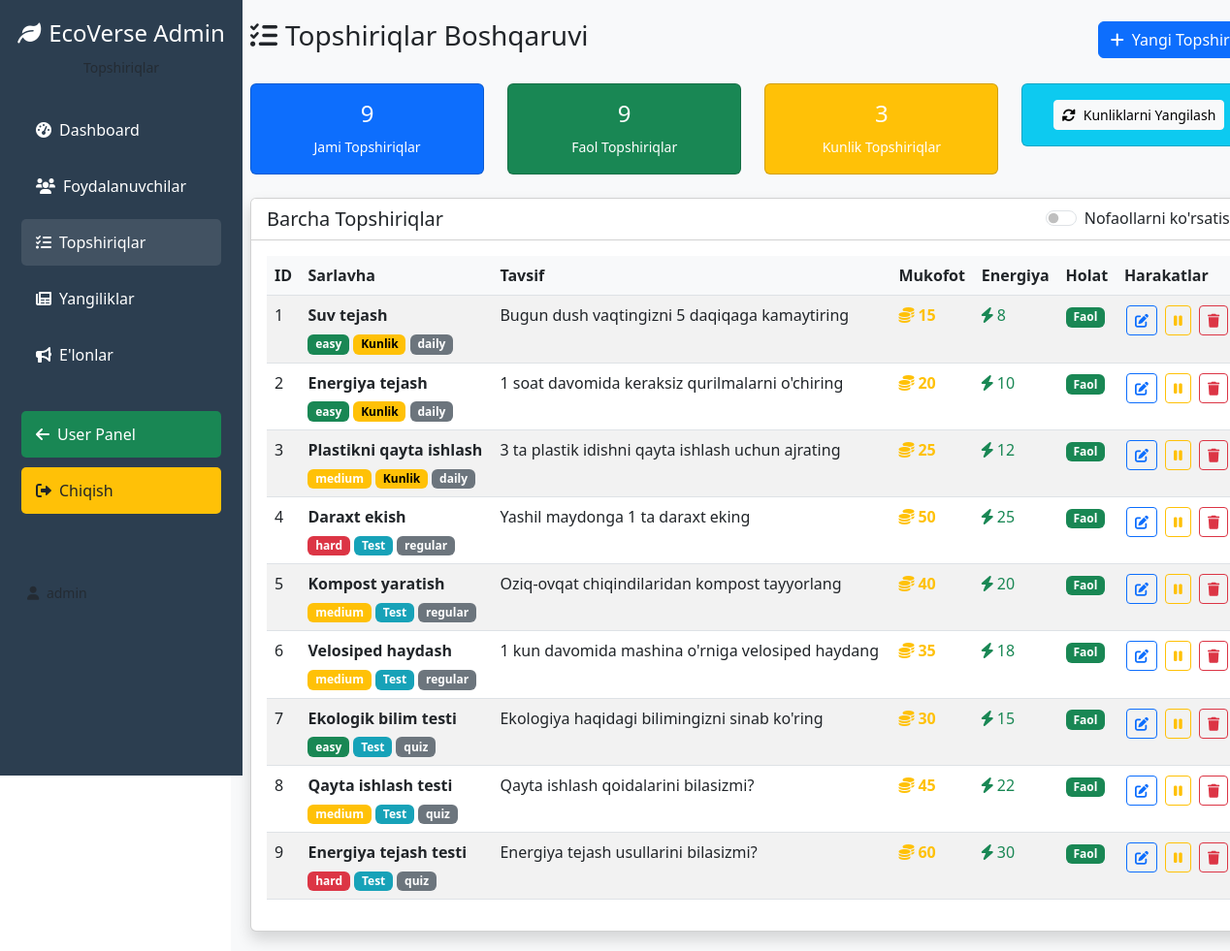
The app's page /admin/tasks (signed in) with its own data.
### app.py (models this page shows)
class Task(db.Model):
    id = db.Column(db.Integer, primary_key=True)
    title = db.Column(db.String(100), nullable=False)
    description = db.Column(db.Text, nullable=False)
    reward_coins = db.Column(db.Integer, default=10)
    energy_cost = db.Column(db.Integer, default=10)
    difficulty = db.Column(db.String(20), default='easy')
    quiz_required = db.Column(db.Boolean, default=True)
    is_active = db.Column(db.Boolean, default=True)
    created_at = db.Column(db.DateTime, default=datetime.utcnow)
    updated_at = db.Column(db.DateTime, default=datetime.utcnow, onupdate=datetime.utcnow)
    daily_reset = db.Column(db.Boolean, default=False)
    task_type = db.Column(db.String(20), default='regular')
    category = db.Column(db.String(50), default='eco')

### app.py (the view)
@app.route('/admin/tasks')
@login_required
def admin_tasks():
    if not current_user.is_admin:
        flash('Sizga admin huquqi berilmagan!', 'error')
        return redirect(url_for('dashboard'))
    tasks = Task.query.all()
    return render_template('admin_tasks.html', user=current_user, tasks=tasks)

### app.py (called while the page is built)
@login_manager.user_loader
def load_user(user_id):
    return db.session.get(User, int(user_id))

### templates/admin_tasks.html (shortened to what this page needs)
<!DOCTYPE html>
<html lang="uz">
<head>
    <link href="https://cdn.jsdelivr.net/npm/bootstrap@5.3.0/dist/css/bootstrap.min.css" rel="stylesheet">
    <link rel="stylesheet" href="https://cdnjs.cloudflare.com/ajax/libs/font-awesome/6.0.0/css/all.min.css">
</head>
<body>
    <div class="container-fluid p-0">
        <div class="row">
            <div class="col-md-3 col-lg-2 admin-sidebar">
                <div class="sidebar-sticky">
                    <div class="text-center mb-4">
                        <h4><i class="fas fa-leaf me-2"></i>EcoVerse Admin</h4>
                        <small class="text-muted">Topshiriqlar</small>
                    </div>
                    <ul class="nav flex-column">
                        <li class="nav-item">
                            <a class="nav-link" href="{{ url_for('admin_dashboard') }}">
                                <i class="fas fa-tachometer-alt me-2"></i>Dashboard
                            </a>
                        </li>
                        <li class="nav-item">
                            <a class="nav-link" href="{{ url_for('admin_users') }}">
                                <i class="fas fa-users me-2"></i>Foydalanuvchilar
                            </a>
                        </li>
                        <li class="nav-item">
                            <a class="nav-link active" href="{{ url_for('admin_tasks') }}">
                                <i class="fas fa-tasks me-2"></i>Topshiriqlar
                            </a>
                        </li>
                        <li class="nav-item">
                            <a class="nav-link" href="{{ url_for('admin_news') }}">
                                <i class="fas fa-newspaper me-2"></i>Yangiliklar
                            </a>
                        </li>
                        <li class="nav-item">
                            <a class="nav-link" href="{{ url_for('admin_announcements') }}">
                                <i class="fas fa-bullhorn me-2"></i>E'lonlar
                            </a>
                        </li>
                        <li class="nav-item mt-4">
                            <a class="nav-link bg-success" href="{{ url_for('dashboard') }}">
                                <i class="fas fa-arrow-left me-2"></i>User Panel
                            </a>
                        </li>
                        <li class="nav-item">
                            <a class="nav-link bg-warning text-dark" href="{{ url_for('logout') }}">
                                <i class="fas fa-sign-out-alt me-2"></i>Chiqish
                            </a>
                        </li>
                    </ul>
                    <div class="mt-5 p-3">
                        <small class="text-muted">
                            <i class="fas fa-user me-1"></i>
                        </small>
                    </div>
                </div>
            </div>
            <div class="col-md-9 col-lg-10 admin-main">
                <div class="d-flex justify-content-between align-items-center mb-4">
                    <h1 class="h3 text-gray-800">
                        <i class="fas fa-tasks me-2"></i>Topshiriqlar Boshqaruvi
                    </h1>
                    <div class="text-end">
                        <button class="btn btn-primary" data-bs-toggle="modal" data-bs-target="#addTaskModal">
                            <i class="fas fa-plus me-2"></i>Yangi Topshiriq
                        </button>
                    </div>
                </div>
                <div class="row mb-4">
                    <div class="col-md-3">
                        <div class="card bg-primary text-white">
                            <div class="card-body text-center">
                                <h4>{{ tasks|length }}</h4>
                                <small>Jami Topshiriqlar</small>
                            </div>
                        </div>
                    </div>
                    <div class="col-md-3">
                        <div class="card bg-success text-white">
                            <div class="card-body text-center">
                                <h4>{{ tasks|selectattr('is_active')|list|length }}</h4>
                                <small>Faol Topshiriqlar</small>
                            </div>
                        </div>
                    </div>
                    <div class="col-md-3">
                        <div class="card bg-warning text-white">
                            <div class="card-body text-center">
                                <h4>{{ tasks|selectattr('daily_reset')|list|length }}</h4>
                                <small>Kunlik Topshiriqlar</small>
                            </div>
                        </div>
                    </div>
                    <div class="col-md-3">
                        <div class="card bg-info text-white">
                            <div class="card-body text-center">
                                <button class="btn btn-light btn-sm" onclick="generateDailyTasks()">
                                    <i class="fas fa-sync-alt me-2"></i>Kunliklarni Yangilash
                                </button>
                            </div>
                        </div>
                    </div>
                </div>
                <div class="card shadow">
                    <div class="card-header bg-white d-flex justify-content-between align-items-center">
                        <h5 class="mb-0">Barcha Topshiriqlar</h5>
                        <div class="form-check form-switch">
                            <input class="form-check-input" type="checkbox" id="showInactive" onchange="filterTasks()">
                            <label class="form-check-label" for="showInactive">Nofaollarni ko'rsatish</label>
                        </div>
                    </div>
                    <div class="card-body">
                        <div class="table-responsive">
                            <table class="table table-striped table-hover" id="tasksTable">
                                <thead>
                                    <tr>
                                        <th>ID</th>
                                        <th>Sarlavha</th>
                                        <th>Tavsif</th>
                                        <th>Mukofot</th>
                                        <th>Energiya</th>
                                        <th>Holat</th>
                                        <th>Harakatlar</th>
                                    </tr>
                                </thead>
                                <tbody>
                                    {% for task in tasks %}
                                    <tr class="{% if not task.is_active %}table-secondary{% endif %}" data-task-id="{{ task.id }}">
                                        <td>{{ task.id }}</td>
                                        <td>
                                            <strong>{{ task.title }}</strong>
                                            <div class="task-badges mt-1">
                                                <span class="badge bg-{% if task.difficulty == 'easy' %}success{% elif task.difficulty == 'medium' %}warning{% else %}danger{% endif %}">
                                                    {{ task.difficulty }}
                                                </span>
                                                {% if task.daily_reset %}
                                                <span class="badge badge-daily">Kunlik</span>
                                                {% endif %}
                                                {% if task.quiz_required %}
                                                <span class="badge badge-quiz">Test</span>
                                                {% endif %}
                                                <span class="badge bg-secondary">{{ task.task_type }}</span>
                                            </div>
                                        </td>
                                        <td>{{ task.description[:80] }}{% if task.description|length > 80 %}...{% endif %}</td>
                                        <td>
                                            <span class="text-warning fw-bold">
                                                <i class="fas fa-coins me-1"></i>{{ task.reward_coins }}
                                            </span>
                                        </td>
                                        <td>
                                            <span class="text-success">
                                                <i class="fas fa-bolt me-1"></i>{{ task.energy_cost }}
                                            </span>
                                        </td>
                                        <td>
                                            {% if task.is_active %}
                                            <span class="badge bg-success">Faol</span>
                                            {% else %}
                                            <span class="badge bg-secondary">Nofaol</span>
                                            {% endif %}
                                        </td>
                                        <td>
                                            <div class="task-actions">
                                                <button class="btn btn-sm btn-outline-primary"
                                                        onclick="editTask({{ task.id }})"
                                                        data-bs-toggle="tooltip" title="Tahrirlash">
                                                    <i class="fas fa-edit"></i>
                                                </button>
                                                <button class="btn btn-sm btn-outline-{% if task.is_active %}warning{% else %}success{% endif %}"
                                                        onclick="toggleTask({{ task.id }})"
                                                        data-bs-toggle="tooltip" title="{% if task.is_active %}Nofaollashtirish{% else %}Faollashtirish{% endif %}">
                                                    <i class="fas fa-{% if task.is_active %}pause{% else %}play{% endif %}"></i>
                                                </button>
                                                <button class="btn btn-sm btn-outline-danger"
                                                        onclick="deleteTask({{ task.id }})"
                                                        data-bs-toggle="tooltip" title="O'chirish">
                                                    <i class="fas fa-trash"></i>
                                                </button>
                                            </div>
                                        </td>
                                    </tr>
                                    {% endfor %}
                                </tbody>
                            </table>
                        </div>
                    </div>
                </div>
            </div>
        </div>
    </div>
</body>
</html>

### templates/admin_tasks.html (style rules this page uses)
.admin-sidebar { background: #2c3e50; color: white; min-height: 100vh; position: fixed; width: 250px; left: 0; top: 0; z-index: 1000; }
.admin-main { margin-left: 250px; padding: 20px; min-height: 100vh; background: #f8f9fa; }
.nav-link { color: white; padding: 12px 15px; border-radius: 5px; margin: 5px 10px; transition: all 0.3s ease; }
.nav-link:hover, .nav-link.active { background: rgba(255,255,255,0.1); color: white; }
.sidebar-sticky { position: sticky; top: 0; height: 100vh; padding-top: 20px; overflow-y: auto; }
.table th { background: #f8f9fa; }
.task-actions .btn { margin: 2px; }
.badge-daily { background: #ffc107; color: black; }
.badge-quiz { background: #17a2b8; }

### records on screen
Task: id "1", title "Suv tejash", difficulty "easy", daily_reset "Kunlik", task_type "daily", description "Bugun dush vaqtingizni 5 daqiqaga kamaytiring", reward_coins "15", energy_cost "8", is_active "Faol"
Task: id "2", title "Energiya tejash", difficulty "easy", daily_reset "Kunlik", task_type "daily", description "1 soat davomida keraksiz qurilmalarni o'chiring", reward_coins "20", energy_cost "10", is_active "Faol"
Task: id "3", title "Plastikni qayta ishlash", difficulty "medium", daily_reset "Kunlik", task_type "daily", description "3 ta plastik idishni qayta ishlash uchun ajrating", reward_coins "25", energy_cost "12", is_active "Faol"
Task: id "4", title "Daraxt ekish", difficulty "hard", quiz_required "Test", task_type "regular", description "Yashil maydonga 1 ta daraxt eking", reward_coins "50", energy_cost "25", is_active "Faol"
Task: id "5", title "Kompost yaratish", difficulty "medium", quiz_required "Test", task_type "regular", description "Oziq-ovqat chiqindilaridan kompost tayyorlang", reward_coins "40", energy_cost "20", is_active "Faol"
Task: id "6", title "Velosiped haydash", difficulty "medium", quiz_required "Test", task_type "regular", description "1 kun davomida mashina o'rniga velosiped haydang", reward_coins "35", energy_cost "18", is_active "Faol"
Task: id "7", title "Ekologik bilim testi", difficulty "easy", quiz_required "Test", task_type "quiz", description "Ekologiya haqidagi bilimingizni sinab ko'ring", reward_coins "30", energy_cost "15", is_active "Faol"
Task: id "8", title "Qayta ishlash testi", difficulty "medium", quiz_required "Test", task_type "quiz", description "Qayta ishlash qoidalarini bilasizmi?", reward_coins "45", energy_cost "22", is_active "Faol"
Task: id "9", title "Energiya tejash testi", difficulty "hard", quiz_required "Test", task_type "quiz", description "Energiya tejash usullarini bilasizmi?", reward_coins "60", energy_cost "30", is_active "Faol"

### other values on screen
{{ tasks|length }} "9"
{{ tasks|selectattr('is_active')|list|length }} "9"
{{ tasks|selectattr('daily_reset')|list|length }} "3"
